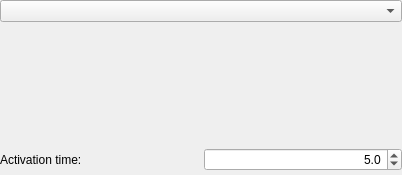
<?xml version="1.0" encoding="UTF-8"?>
<ui version="4.0">
 <class>snowgui::guideportcontrollerwidget</class>
 <widget class="QWidget" name="snowgui::guideportcontrollerwidget">
  <property name="geometry">
   <rect>
    <x>0</x>
    <y>0</y>
    <width>402</width>
    <height>175</height>
   </rect>
  </property>
  <property name="minimumSize">
   <size>
    <width>0</width>
    <height>0</height>
   </size>
  </property>
  <property name="maximumSize">
   <size>
    <width>16777215</width>
    <height>16777215</height>
   </size>
  </property>
  <property name="windowTitle">
   <string>Form</string>
  </property>
  <layout class="QVBoxLayout" name="verticalLayout">
   <property name="leftMargin">
    <number>0</number>
   </property>
   <property name="topMargin">
    <number>0</number>
   </property>
   <property name="rightMargin">
    <number>0</number>
   </property>
   <property name="bottomMargin">
    <number>0</number>
   </property>
   <item>
    <widget class="QComboBox" name="guideportSelectionBox"/>
   </item>
   <item>
    <widget class="QWidget" name="guideWidget" native="true">
     <layout class="QGridLayout" name="gridLayout">
      <property name="leftMargin">
       <number>0</number>
      </property>
      <property name="topMargin">
       <number>0</number>
      </property>
      <property name="rightMargin">
       <number>0</number>
      </property>
      <property name="bottomMargin">
       <number>0</number>
      </property>
      <item row="0" column="1">
       <widget class="snowgui::GuiderButton" name="guiderButton" native="true">
        <property name="minimumSize">
         <size>
          <width>150</width>
          <height>100</height>
         </size>
        </property>
        <property name="maximumSize">
         <size>
          <width>150</width>
          <height>100</height>
         </size>
        </property>
       </widget>
      </item>
      <item row="0" column="0">
       <spacer name="horizontalSpacer">
        <property name="orientation">
         <enum>Qt::Horizontal</enum>
        </property>
        <property name="sizeHint" stdset="0">
         <size>
          <width>40</width>
          <height>20</height>
         </size>
        </property>
       </spacer>
      </item>
      <item row="0" column="2">
       <spacer name="horizontalSpacer_2">
        <property name="orientation">
         <enum>Qt::Horizontal</enum>
        </property>
        <property name="sizeHint" stdset="0">
         <size>
          <width>40</width>
          <height>20</height>
         </size>
        </property>
       </spacer>
      </item>
     </layout>
    </widget>
   </item>
   <item>
    <widget class="QWidget" name="activationWidget" native="true">
     <property name="minimumSize">
      <size>
       <width>0</width>
       <height>30</height>
      </size>
     </property>
     <property name="maximumSize">
      <size>
       <width>16777215</width>
       <height>30</height>
      </size>
     </property>
     <layout class="QHBoxLayout" name="horizontalLayout">
      <property name="leftMargin">
       <number>0</number>
      </property>
      <property name="topMargin">
       <number>0</number>
      </property>
      <property name="rightMargin">
       <number>0</number>
      </property>
      <property name="bottomMargin">
       <number>0</number>
      </property>
      <item>
       <widget class="QLabel" name="activationtimeLabel">
        <property name="text">
         <string>Activation time:</string>
        </property>
       </widget>
      </item>
      <item>
       <widget class="QDoubleSpinBox" name="activationtimeSpinBox">
        <property name="alignment">
         <set>Qt::AlignRight|Qt::AlignTrailing|Qt::AlignVCenter</set>
        </property>
        <property name="decimals">
         <number>1</number>
        </property>
        <property name="maximum">
         <double>10.000000000000000</double>
        </property>
        <property name="value">
         <double>5.000000000000000</double>
        </property>
       </widget>
      </item>
     </layout>
    </widget>
   </item>
  </layout>
 </widget>
 <customwidgets>
  <customwidget>
   <class>snowgui::GuiderButton</class>
   <extends>QWidget</extends>
   <header location="global">GuiderButton.h</header>
   <container>1</container>
  </customwidget>
 </customwidgets>
 <resources/>
 <connections/>
</ui>
